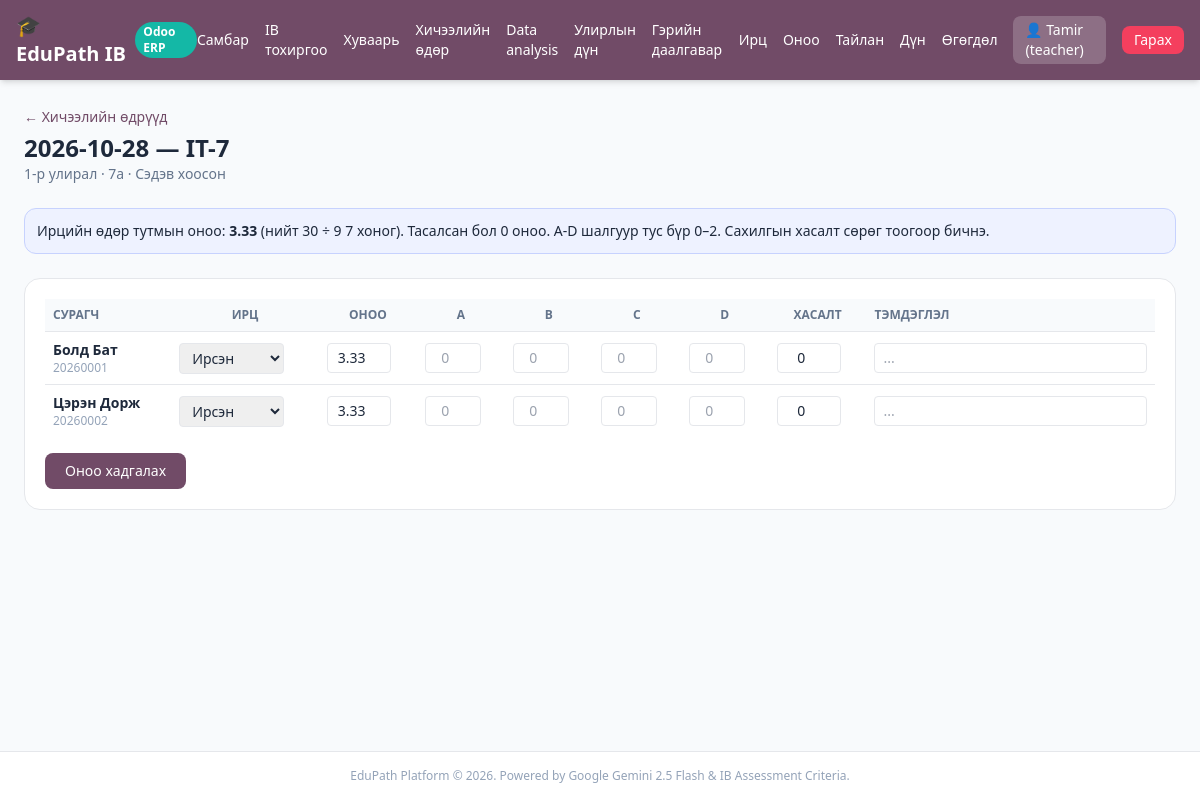
Before: /teacher/sessions/18 (signed in) with the older database file.
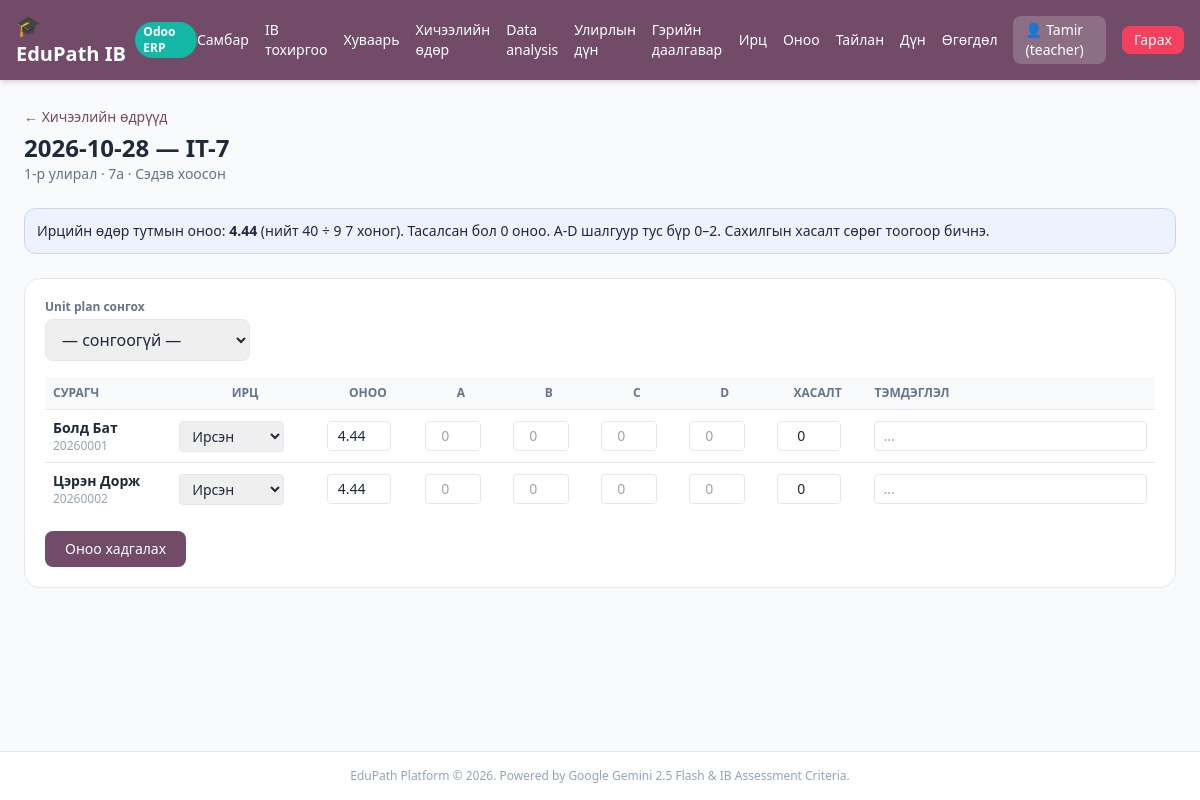
After: the same page with the newer database file.
### tables this page shows
CREATE TABLE users (
        id INTEGER PRIMARY KEY AUTOINCREMENT,
        username TEXT UNIQUE,
        password TEXT,
        role TEXT,
        gemini_api_key TEXT
    , deepseek_api_key TEXT, grade TEXT, name TEXT, surname TEXT, student_code TEXT, email TEXT, gender TEXT, phone TEXT, instagram TEXT, photo_path TEXT);

CREATE TABLE term_attendance_config (
        id INTEGER PRIMARY KEY AUTOINCREMENT,
        term_id INTEGER NOT NULL,
        grade_id INTEGER NOT NULL,
        lesson_id INTEGER NOT NULL DEFAULT 0,
        total_points INTEGER NOT NULL DEFAULT 30,
        atl_skill TEXT NOT NULL DEFAULT 'self-management',
        updated_at INTEGER,
        UNIQUE(term_id, grade_id, lesson_id)
    );

### app.py (the view)
@app.get("/teacher/sessions/{session_id}", response_class=HTMLResponse)
def teacher_session_grading_page(session_id: int, request: Request,
                                 user: dict = Depends(get_current_user),
                                 db: sqlite3.Connection = Depends(get_db)):
    if not user or user["role"] != "teacher":
        return RedirectResponse("/login")
    session = db.execute(
        """SELECT s.*, l.title as lesson_title, g.name as grade_name, t.name as term_name
           FROM lesson_sessions s JOIN lessons l ON l.id = s.lesson_id
           JOIN grades g ON g.id = s.grade_id JOIN academic_terms t ON t.id = s.term_id
           WHERE s.id = ?""",
        (session_id,),
    ).fetchone()
    if not session:
        raise HTTPException(status_code=404)
    setting = _attendance_setting(db, session["term_id"], session["grade_id"], session["lesson_id"])
    students = _students_for_grade_name(db, session["grade_name"])
    marks = {r["student_id"]: dict(r) for r in db.execute(
        "SELECT * FROM attendance_marks WHERE session_id = ?", (session_id,)
    ).fetchall()}
    criteria = {(r["student_id"], r["criterion"]): r["score"] for r in db.execute(
        "SELECT * FROM criteria_scores WHERE session_id = ?", (session_id,)
    ).fetchall()}
    conduct = {}
    for r in db.execute(
        "SELECT student_id, SUM(points) as total FROM lesson_conduct_records WHERE session_id = ? GROUP BY student_id",
        (session_id,),
    ).fetchall():
        conduct[r["student_id"]] = r["total"]
    rows = []
    for student in students:
        row = dict(student)
        row["mark"] = marks.get(student["id"], {})
        row["criteria"] = {letter: criteria.get((student["id"], letter), "") for letter in CRITERION_LETTERS}
        row["conduct"] = conduct.get(student["id"], 0)
        rows.append(row)
    return templates.TemplateResponse(
        request=request, name="teacher_session_grading.html",
        context={
            "user": user, "session": dict(session), "students": rows,
            "criteria": CRITERION_LETTERS, "setting": setting,
            "unit_plans": [dict(r) for r in db.execute(
                "SELECT id, title, unit_code FROM ib_unit_plans WHERE lesson_id = ? ORDER BY id",
                (session["lesson_id"],),
            ).fetchall()],
        },
    )

### templates/teacher_session_grading.html (shortened to what this page needs)
{% extends "base.html" %}
{% block content %}
<div class="space-y-6">
  <div>
    <a href="/teacher/sessions?term_id={{ session.term_id }}" class="text-sm text-[#714B67] hover:underline">&larr; Хичээлийн өдрүүд</a>
    <h1 class="text-2xl font-black mt-1">{{ session.date }} — {{ session.lesson_title }}</h1>
    <p class="text-sm text-slate-500">{{ session.term_name }} · {{ session.grade_name }} · {{ session.topic or 'Сэдэв хоосон' }}</p>
  </div>
  <div class="bg-indigo-50 border border-indigo-200 p-3 rounded-xl text-sm">
    Ирцийн өдөр тутмын оноо: <b>{{ setting.per_day }}</b> (нийт {{ setting.total_points }} &divide; {{ setting.weeks }} 7 хоног).
    Тасалсан бол 0 оноо. A-D шалгуур тус бүр 0–2. Сахилгын хасалт сөрөг тоогоор бичнэ.
  </div>
  <form method="POST" action="/teacher/sessions/{{ session.id }}" class="bg-white p-5 rounded-2xl border">
    {% if unit_plans %}
    <div class="mb-4">
      <label class="block text-xs font-semibold text-slate-500 mb-1">Unit plan сонгох</label>
      <select name="unit_plan_id" class="px-3 py-2 border rounded-lg">
        <option value="0">— сонгоогүй —</option>
      </select>
    </div>
    {% endif %}
    <div class="overflow-x-auto">
      <table class="w-full text-sm">
        <thead class="bg-slate-50 text-slate-500 text-xs uppercase">
          <tr>
            <th class="p-2 text-left">Сурагч</th><th class="p-2">Ирц</th><th class="p-2">Оноо</th>
            {% for c in criteria %}<th class="p-2">{{ c }}</th>{% endfor %}
            <th class="p-2">Хасалт</th><th class="p-2 text-left">Тэмдэглэл</th>
          </tr>
        </thead>
        <tbody>
          {% for s in students %}
          <tr class="border-t">
            <td class="p-2">
              <div class="font-semibold">{{ s.name }} {{ s.surname }}</div>
              <div class="text-xs text-slate-400">{{ s.student_code or s.username }}</div>
            </td>
            <td class="p-2">
              <select name="status_{{ s.id }}" class="px-2 py-1 border rounded">
                <option value="present" {% if s.mark.get('status') == 'present' %}selected{% endif %}>Ирсэн</option>
              </select>
            </td>
            <td class="p-2"><input type="number" step="0.5" name="points_{{ s.id }}" value="{{ s.mark.get('points', setting.per_day) }}" class="w-16 px-2 py-1 border rounded text-center"></td>
            {% for c in criteria %}<td class="p-2"><input type="number" min="0" max="2" step="0.5" name="c_{{ c }}_{{ s.id }}" value="{{ s.criteria.get(c) }}" placeholder="0" class="w-14 px-2 py-1 border rounded text-center"></td>{% endfor %}
            <td class="p-2"><input type="number" step="0.5" max="0" name="conduct_{{ s.id }}" value="{{ s.conduct }}" class="w-16 px-2 py-1 border rounded text-center"></td>
            <td class="p-2"><input name="note_{{ s.id }}" value="{{ s.mark.get('note', '') }}" class="w-full px-2 py-1 border rounded" placeholder="..."></td>
          </tr>
          {% endfor %}
        </tbody>
      </table>
    </div>
    <button class="mt-4 bg-[#714B67] text-white px-5 py-2 rounded-lg text-sm">Оноо хадгалах</button>
  </form>
</div>
{% endblock %}

Changed rows visible on the page:
added term_attendance_config: total_points "40"
computed for users "Болд": mark.get "3.33" → "4.44"
computed for users "Цэрэн": mark.get "3.33" → "4.44"
Other visible differences:
{{ setting.per_day }}: "3.33" → "4.44"
form field unit_plan_id: (not shown) → "— сонгоогүй —"
{{ setting.total_points }}: "30" → (not shown)
text now shown: "Unit plan сонгох"
